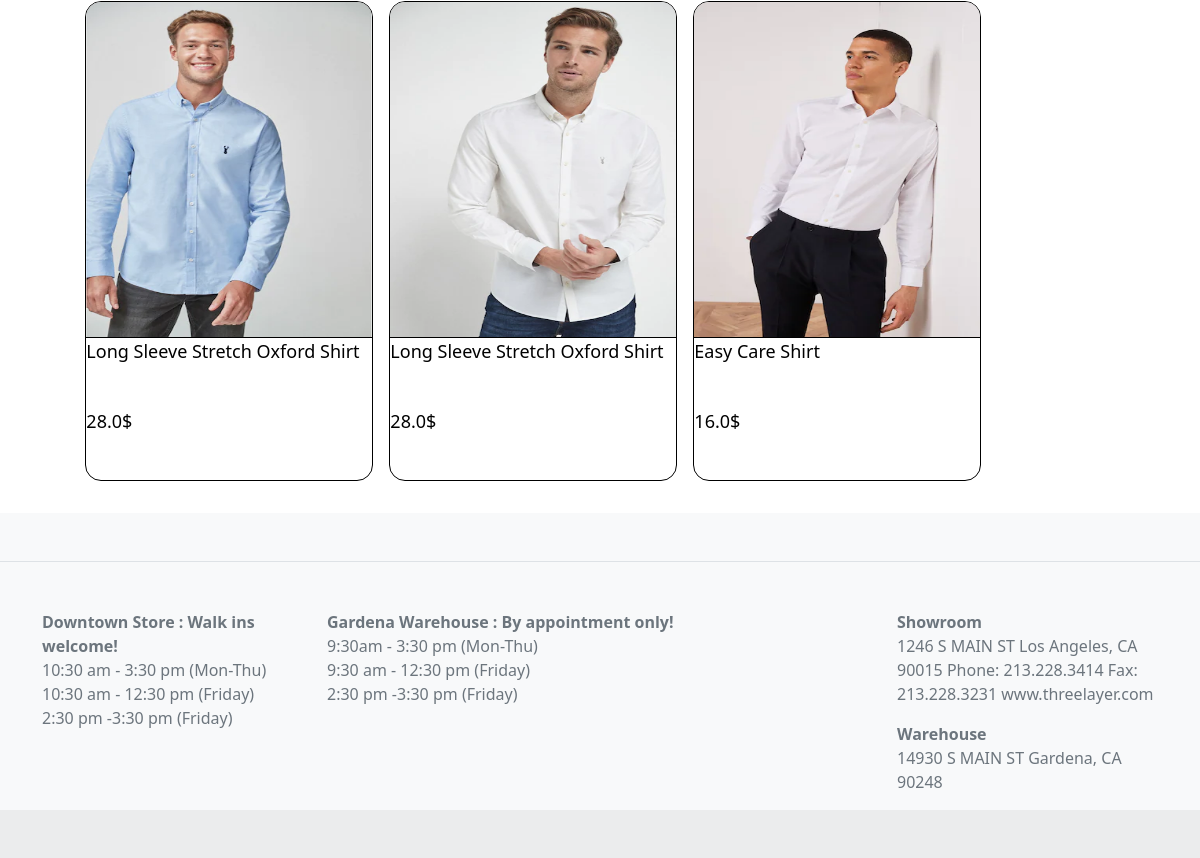
/products/ (lower part), run on an earlier commit of the app's database.
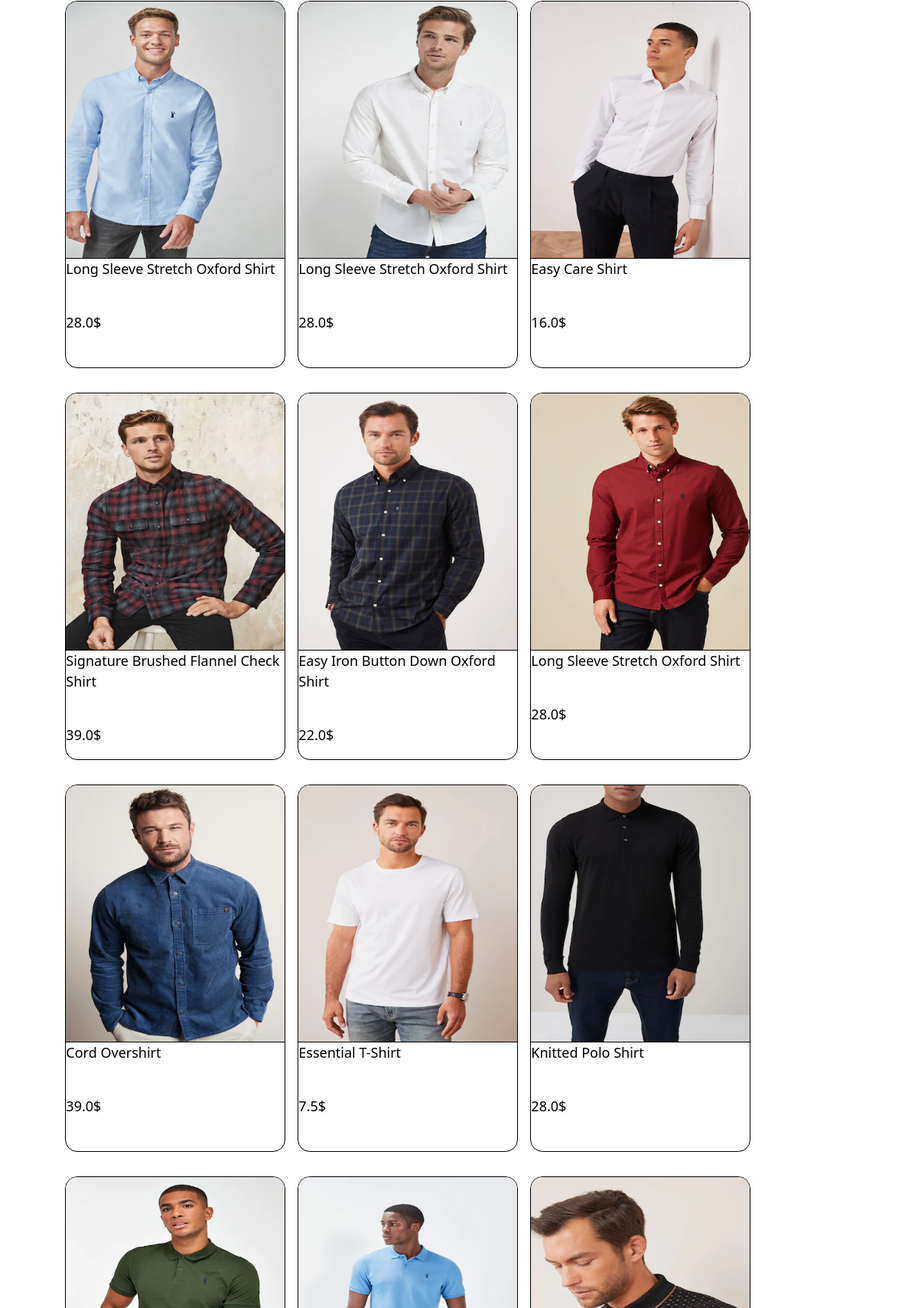
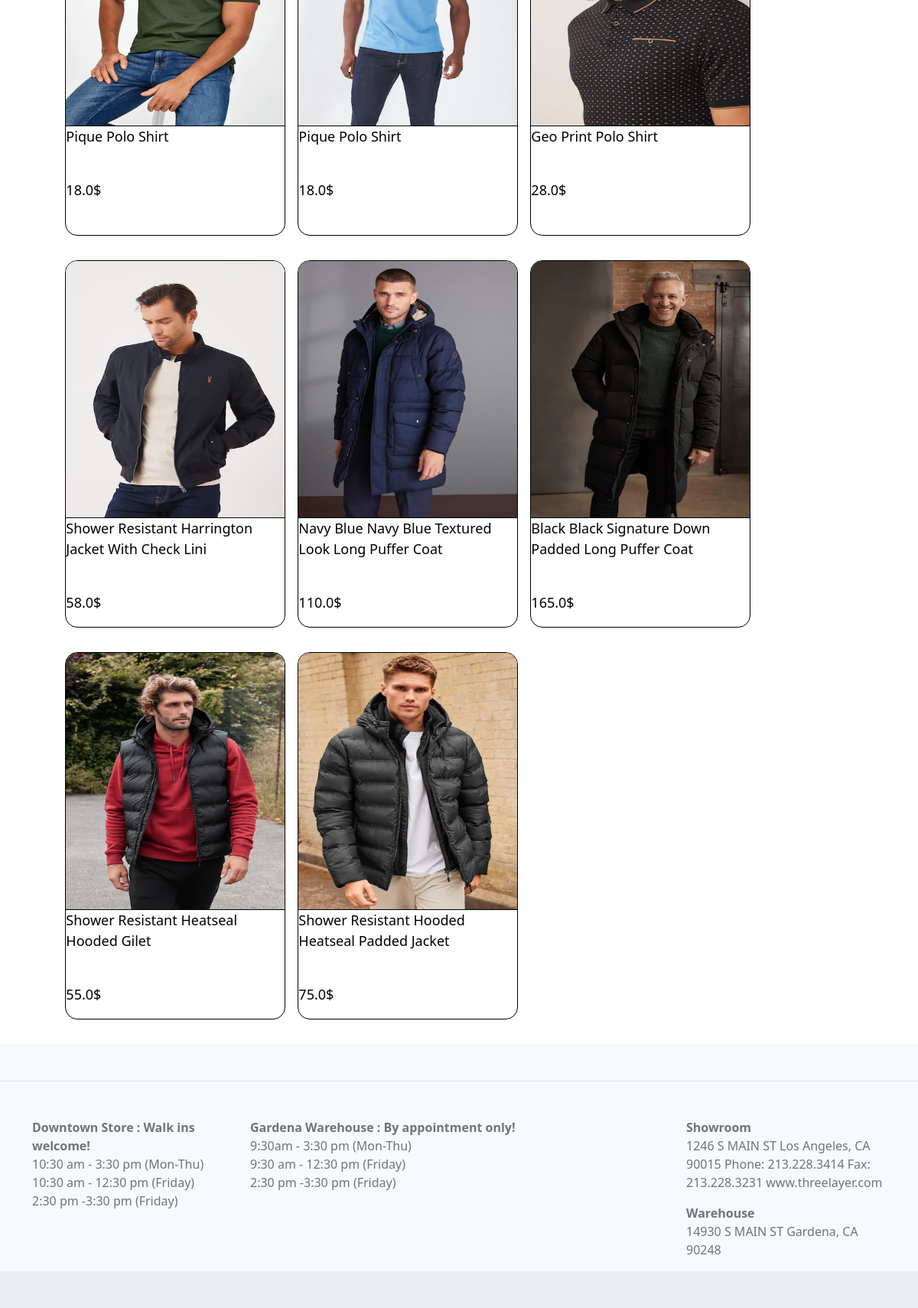
And on a later commit of the database (2 pictures, top to bottom).
### products/models.py (models this page shows, shortened)
class Product(models.Model):
    title=models.CharField(max_length=50)
    description=models.TextField(blank=True)
    avatar=models.ImageField(blank=True,upload_to='products/')
    is_enable=models.BooleanField(default=True)
    categories=models.ManyToManyField('Category',blank=True)
    created_time=models.DateTimeField(auto_now_add=True)
    updated_time=models.DateTimeField(auto_now=True)
    price=models.FloatField(default=50.0)
    is_top=models.BooleanField(default=False)

### products/views.py (the view)
# urls.py: path('',views.productsView),
def productsView(req):
    if req.method == "POST":
        if req.POST.get('search') != None:
            if req.POST.get('search') != '':
                return redirect('/search/' + req.POST.get('search'))
    product=Product.objects.all()
    return render(req,'products/products.html',{'product':product})

### templates/products/products.html (shortened to what this page needs)
{% extends 'products/base.html' %}
{% block main %}
    <div class="WrapperTotal">
        <div class="MyContainer">
            {% for p in product %}
                {% if p.is_enable %}
                    <a href= "{{ p.id }}" class="WrapperItems">
                        <div class="item">
                            <div class="ImageStyle">
                                <img src="/media/{{ p.avatar }}" class="image">
                            </div>
                            <div class="wrapperTitle">
                                <p>{{ p.title }}</p>
                                <br>
                                <p>{{ p.price }}$</p>
                            </div>
                        </div>
                    </a>
                {% endif %}
            {% endfor %}
        </div>
    </div>
{% endblock %}

### templates/products/base.html (shortened to what this page needs)
{% load static %}
<!DOCTYPE html>
<html lang="en">
<head>
    <link href="https://cdn.jsdelivr.net/npm/bootstrap@5.2.2/dist/css/bootstrap.min.css" rel="stylesheet">
</head>
<body>
        <div class="container" style="margin-bottom: 2rem">
            <div class="row" >
                <div class="col" >
                    {% block main %}{% endblock %}
                </div>
            </div>
        </div>
<footer class="text-center text-lg-start bg-light text-muted">
  <section class="d-flex justify-content-center justify-content-lg-between p-4 border-bottom">
  </section>
  <section class="">
    <div class="container text-center text-md-start mt-5">
      <div class="row mt-3">
        <div class="col-md-3 col-lg-4 col-xl-3 mx-auto mb-4">
          <p>
              <b>Downtown Store : Walk ins welcome!</b><br>
              10:30 am - 3:30 pm (Mon-Thu)<br>
              10:30 am - 12:30 pm (Friday)<br>
              2:30 pm -3:30 pm (Friday)<br>
          </p>
        </div>
        <div class="col-md-4 col-lg-4 col-xl-4 mx-auto mb-8">
            <p>
            <b>Gardena Warehouse : By appointment only!</b><br>
              9:30am - 3:30 pm (Mon-Thu)<br>
              9:30 am - 12:30 pm (Friday)<br>
              2:30 pm -3:30 pm (Friday)<br>
            </p>
        </div>
        <div class="col-md-3 col-lg-2 col-xl-2 mx-auto mb-4">
        </div>
        <div class="col-md-4 col-lg-3 col-xl-3 mx-auto mb-md-0 mb-4">
            <b>Showroom </b>
            <p>1246 S MAIN ST
            Los Angeles, CA 90015
            Phone: 213.228.3414
            Fax: 213.228.3231
            www.threelayer.com</p>
            <b>Warehouse </b>
            <p>14930 S MAIN ST
            Gardena, CA 90248</p>
        </div>
      </div>
    </div>
  </section>
  <div class="text-center p-4" style="background-color: rgba(0, 0, 0, 0.05);">
  </div>
</footer>
</body>
</html>

What changed in the data, as far as the page shows it:
added Product: avatar (picture), title "Signature Brushed Flannel Check Shirt", price "39.0"
added Product: avatar (picture), title "Easy Iron Button Down Oxford Shirt", price "22.0"
added Product: avatar (picture), title "Long Sleeve Stretch Oxford Shirt", price "28.0"
added Product: avatar (picture), title "Cord Overshirt", price "39.0"
added Product: avatar (picture), title "Essential T-Shirt", price "7.5"
added Product: avatar (picture), title "Knitted Polo Shirt", price "28.0"
added Product: avatar (picture), title "Pique Polo Shirt", price "18.0"
added Product: avatar (picture), title "Pique Polo Shirt", price "18.0"
added Product: avatar (picture), title "Geo Print Polo Shirt", price "28.0"
added Product: avatar (picture), title "Shower Resistant Harrington Jacket With Check Lini", price "58.0"
added Product: avatar (picture), title "Navy Blue Navy Blue Textured Look Long Puffer Coat", price "110.0"
added Product: avatar (picture), title "Black Black Signature Down Padded Long Puffer Coat", price "165.0"
added Product: avatar (picture), title "Shower Resistant Heatseal Hooded Gilet", price "55.0"
added Product: avatar (picture), title "Shower Resistant Hooded Heatseal Padded Jacket", price "75.0"
